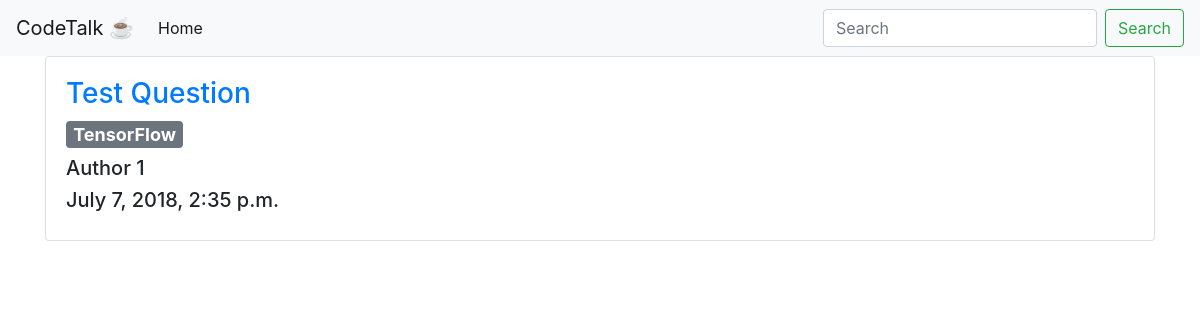
Before: / with the older database file.
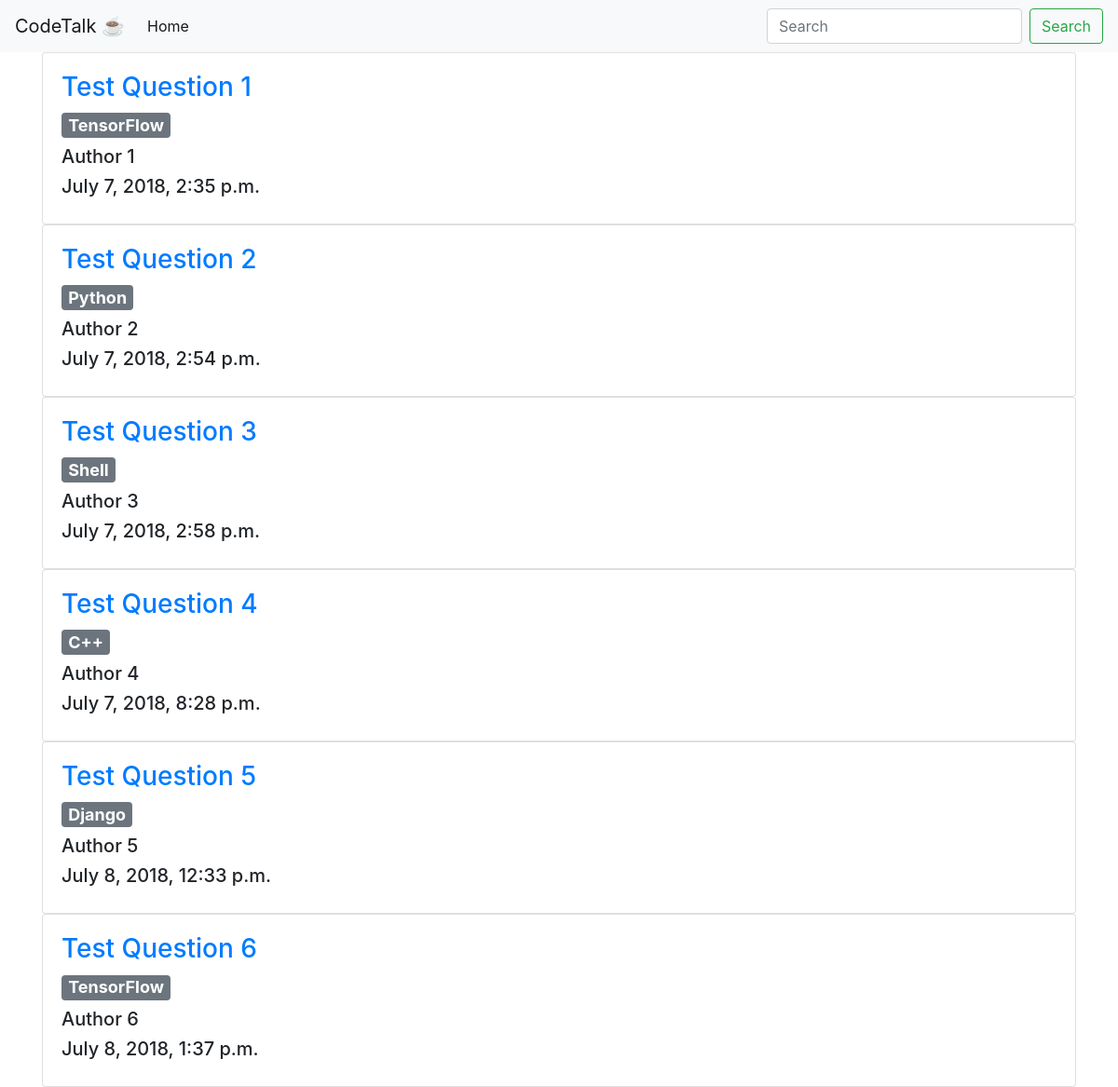
After: the same page with the newer database file.
### blogposts/models.py (models this page shows, shortened)
class Question(models.Model):
    LANGUAGES = (
        ('1', 'C++'),
        ('2', 'Python'),
        ('3', 'Django'),
        ('4', 'Java'),
        ('5', 'Shell'),
        ('6', 'C'),
        ('7', 'Panda'),
        ('8', 'TensorFlow')
    )
    id = models.CharField(unique=True, default=uuid.uuid4, editable=False, max_length=50, primary_key=True)
    que = models.TextField(null=True)
    author = models.CharField(max_length=100)
    date_que = models.DateTimeField(blank=True, auto_now=True)
    category = models.CharField(max_length=100, choices=LANGUAGES)
    class Meta:
        ordering = ('date_que',)
        verbose_name = 'Question'
        verbose_name_plural = 'Questions'
    def category_print(self):
        return self.get_category_display()

### blogposts/views.py (the view)
# urls.py: url(r'^$', blogposts.views.index)
def index(request):
    all_blogposts = Question.objects.all()
    template = 'blogposts/home.html'
    context ={
        'all_blogposts': all_blogposts,
    }
    return render(request, template, context)

### blogposts/templates/blogposts/home.html
{% extends 'base.html' %}
{% block content %}
    {% for blogpost in all_blogposts %}
        <div class="card card-body">
            <a href="{% url 'post' blogpost.id %}"><h3>{{ blogpost.que }}</h3> <h4><span class="badge badge-secondary">{{ blogpost.category_print }}</span></h4></a>
            <h5>{{ blogpost.author }}</h5>
            <h5>{{ blogpost.date_que}}</h5>
        </div>
    {% endfor %}
{% endblock %}

### blogposts/templates/base.html (shortened to what this page needs)
{% load staticfiles %}
{% load static %}
<!DOCTYPE html>
<head>
    <link rel="stylesheet" href="https://maxcdn.bootstrapcdn.com/bootstrap/4.1.0/css/bootstrap.min.css">
    <link rel="stylesheet" src="{% static 'css/styles.css' %}">
</head>
<body>
    <nav class="navbar navbar-expand-lg navbar-light bg-light">
      <a class="navbar-brand" href="/">CodeTalk ☕</a>
      <div class="collapse navbar-collapse" id="navbarSupportedContent">
        <ul class="navbar-nav mr-auto">
          <li class="nav-item active">
            <a class="nav-link" href="/">Home <span class="sr-only">(current)</span></a>
          </li>
        </ul>
        <form class="form-inline my-2 my-lg-0">
          <input class="form-control mr-sm-2" type="search" placeholder="Search" aria-label="Search">
          <button class="btn btn-outline-success my-2 my-sm-0" type="submit">Search</button>
        </form>
      </div>
    </nav>
  <div class="container top-mar">
    {% block content %}
    {% endblock content %}
  </div>
</body>
</html>

Changed rows visible on the page:
changed Question "Author 1": que "Test Question" → "Test Question 1"
added Question: que "Test Question 2", category_print "Python", author "Author 2", date_que "July 7, 2018, 2:54 p.m."
added Question: que "Test Question 3", category_print "Shell", author "Author 3", date_que "July 7, 2018, 2:58 p.m."
added Question: que "Test Question 4", category_print "C++", author "Author 4", date_que "July 7, 2018, 8:28 p.m."
added Question: que "Test Question 5", category_print "Django", author "Author 5", date_que "July 8, 2018, 12:33 p.m."
added Question: que "Test Question 6", category_print "TensorFlow", author "Author 6", date_que "July 8, 2018, 1:37 p.m."
